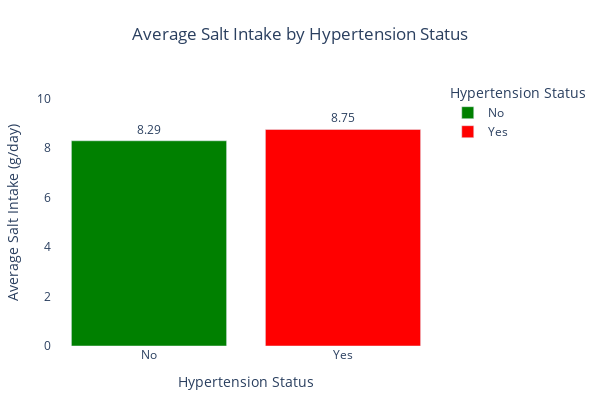

This figure's notebook cell:
### Code cell
# Calculate average salt intake by hypertension status
salt_avg = data.groupby("Has_Hypertension")["Salt_Intake"].mean().reset_index()

# Create bar chart
fig = px.bar(
    salt_avg,
    x="Has_Hypertension",
    y="Salt_Intake",
    color="Has_Hypertension",
    color_discrete_map={"Yes": "red", "No": "green"},
    text="Salt_Intake",
    labels={
        "Has_Hypertension": "Hypertension Status",
        "Salt_Intake": "Average Salt Intake (g/day)"
    },
    title="Average Salt Intake by Hypertension Status"
)

# Show values on bars
fig.update_traces(
    texttemplate='%{text:.2f}',
    textposition='outside'
)

# Layout optimized for Word documents
fig.update_layout(
    width=600,
    height=400,
    paper_bgcolor='white',
    plot_bgcolor='white',
    yaxis=dict(
        title="Average Salt Intake (g/day)",
        range=[0, salt_avg["Salt_Intake"].max() + 2]  # headroom for labels
    ),
    xaxis=dict(title="Hypertension Status"),
    title=dict(x=0.5),
    uniformtext_minsize=8,
    uniformtext_mode='hide',
    margin=dict(l=50, r=50, t=80, b=50)
)

fig.show()

### Figure 1 — Plotly figure (JSON) as saved in the notebook; plotly's stock layout.template omitted (floating-point values rounded to 4 significant figures)
{"data": [{"hovertemplate": "Hypertension Status=%{x}<br>Average Salt Intake (g/day)=%{text}<extra></extra>", "legendgroup": "No", "marker": {"color": "green", "pattern": {"shape": ""}}, "name": "No", "orientation": "v", "showlegend": true, "text": [8.294], "textposition": "outside", "texttemplate": "%{text:.2f}", "type": "bar", "x": ["No"], "xaxis": "x", "y": [8.294], "yaxis": "y"}, {"hovertemplate": "Hypertension Status=%{x}<br>Average Salt Intake (g/day)=%{text}<extra></extra>", "legendgroup": "Yes", "marker": {"color": "red", "pattern": {"shape": ""}}, "name": "Yes", "orientation": "v", "showlegend": true, "text": [8.751], "textposition": "outside", "texttemplate": "%{text:.2f}", "type": "bar", "x": ["Yes"], "xaxis": "x", "y": [8.751], "yaxis": "y"}], "layout": {"barmode": "relative", "height": 400, "legend": {"title": {"text": "Hypertension Status"}, "tracegroupgap": 0}, "margin": {"b": 50, "l": 50, "r": 50, "t": 80}, "paper_bgcolor": "white", "plot_bgcolor": "white", "title": {"text": "Average Salt Intake by Hypertension Status", "x": 0.5}, "uniformtext": {"minsize": 8, "mode": "hide"}, "width": 600, "xaxis": {"anchor": "y", "categoryarray": ["No", "Yes"], "categoryorder": "array", "domain": [0, 1], "title": {"text": "Hypertension Status"}}, "yaxis": {"anchor": "x", "domain": [0, 1], "range": [0, 10.75], "title": {"text": "Average Salt Intake (g/day)"}}}}
